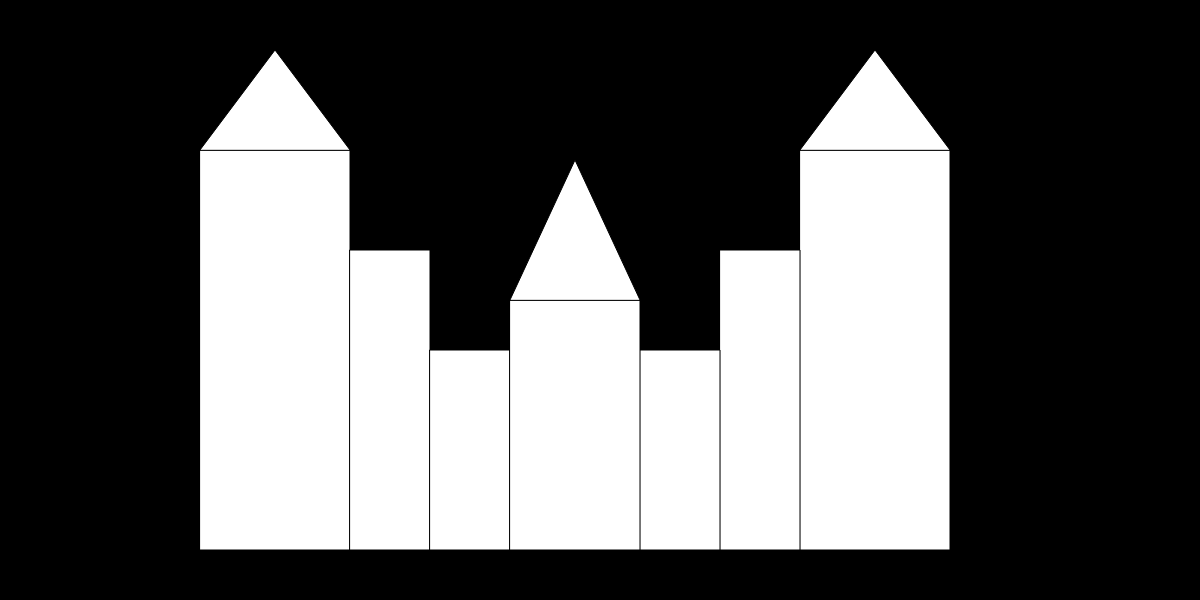
Frame 1 (no input)
Frame 60 (no input): identical to frame 1, image omitted
Frame 120 (the mouse pressed at the canvas centre since frame 60): identical to frame 1, image omitted

The p5.js sketch that drew this single still picture (run headless with seeded random() and noise() and a simulated clock; from frame 60 on, the mouse is pressed at the canvas centre):

// p5.js sketch
// ── sketch.js
function setup() {
  createCanvas(1200,600);
}

function draw() {
  background(0);

  rect (200, 150, 150, 400);
  rect (800, 150, 150, 400);
  rect (350, 250, 80, 300);
  rect (720, 250, 80, 300);
  rect (430, 350, 80, 200);
  rect (640, 350, 80, 200);
  rect (510, 300, 130, 250);

  triangle(200, 150, 275, 50, 350, 150)
  triangle(800, 150, 875, 50, 950, 150)
  triangle(510, 300, 575, 160, 640, 300)

}
